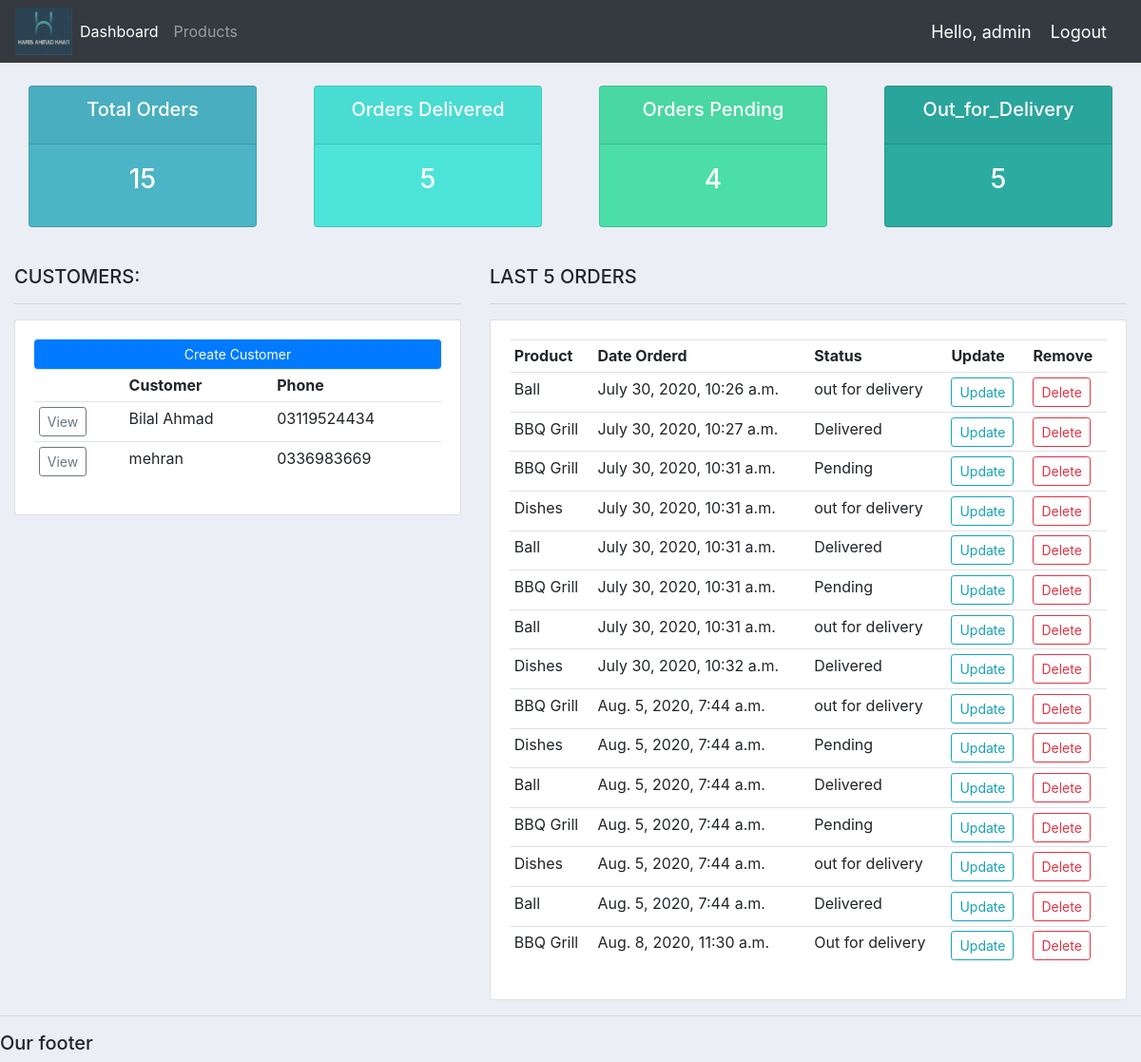
The app's page / (signed in) with its own data.
### accounts/models.py (models this page shows, shortened)
class Customer(models.Model):
    name = models.CharField(max_length=200, null=True)
    phone = models.CharField(max_length=200, null=True)
    email = models.CharField(max_length=200, null=True)
    date_created = models.DateTimeField(auto_now_add=True, null=True)

class Order(models.Model):
    STATUS = (
        ('Pending', 'Pending'),
        ('Out for delivery', 'Out for delivery'),
        ('Delivered', 'Delivered'),
    )
    customer = models.ForeignKey(Customer, null=True, on_delete=models.SET_NULL)
    product = models.ForeignKey(Product, null=True, on_delete=models.SET_NULL)
    date_created = models.DateTimeField(auto_now_add=True, null=True)
    status = models.CharField(max_length=200, null=True, choices=STATUS)
    note = models.CharField(max_length=1000, null=True)

class Product(models.Model):
    CATEGORY = (
        ('Indoor', 'Indoor'),
        ('Out Door', 'Out Door'),
    )
    name = models.CharField(max_length=200, null=True)
    price = models.FloatField(null=True)
    category = models.CharField(max_length=200, null=True, choices=CATEGORY)
    description = models.CharField(max_length=200, null=True, blank=True)
    date_created = models.DateTimeField(auto_now_add=True, null=True)
    tags = models.ManyToManyField(Tag)
    def __str__(self):
        return self.name

### accounts/views.py (the view)
# urls.py: path('', views.home, name="home"),
@login_required(login_url='login')
def home(request):
    orders = Order.objects.all()
    customers = Customer.objects.all()
    total_customers = customers.count()
    total_orders = orders.count()
    delivered = orders.filter(status='Delivered').count()
    pending = orders.filter(status='Pending').count()
    out_for_delivery = orders.filter(status='out for delivery').count()
    context = {'orders': orders, 'customers': customers,
               'total_orders': total_orders, 'delivered': delivered,
               'pending': pending, 'out_for_delivery': out_for_delivery}
    return render(request, 'accounts/dashboard.html', context)

### accounts/templates/accounts/dashboard.html
{%  extends 'accounts/main.html' %}
{% block content %}
{%  include 'accounts/status.html' %}
<br>
<div class="row">
	<div class="col-md-5">
		<h5>CUSTOMERS:</h5>
		<hr>
		<div class="card card-body">
			<a class="btn btn-primary  btn-sm btn-block" href="">Create Customer</a>
			<table class="table table-sm">
				<tr>
					<th></th>
					<th>Customer</th>
					<th>Phone</th>
				</tr>
				{% for customer in customers %}
					<tr>
						<td><a class="btn btn-outline-secondary btn-sm " href="{% url 'customer' customer.id %}">View</a></td>
						<td>{{customer.name}}</td>
						<td>{{customer.phone}}</td>
					</tr>
				{% endfor %}
			</table>
		</div>
	</div>
	<div class="col-md-7">
		<h5>LAST 5 ORDERS</h5>
		<hr>
		<div class="card card-body">
			<table class="table table-sm">
				<tr>
					<th>Product</th>
					<th>Date Orderd</th>
					<th>Status</th>
					<th>Update</th>
					<th>Remove</th>
				</tr>
				{% for order in orders %}
					<tr>
						<td>{{order.product}}</td>
						<td>{{order.date_created}}</td>
						<td>{{order.status}}</td>
						<td><a class="btn btn-outline-info btn-sm " href="{% url 'update_order' order.id %}">Update</a></td>
						<td><a class="btn btn-outline-danger btn-sm " href="{% url 'delete_order' order.id %}">Delete</a></td>
					</tr>
				{% endfor %}
			</table>
		</div>
	</div>
</div>
{% endblock %}

### accounts/templates/accounts/navbar.html (shortened to what this page needs)
{% load static %}
<nav class="navbar navbar-expand-lg navbar-dark bg-dark">
 <img id="logo" src="{% static 'images/logo.png' %}" alt="logo">
  <div class="collapse navbar-collapse" id="navbarNav">
    <ul class="navbar-nav">
      <li class="nav-item active">
        <a class="nav-link" href="{% url 'home' %}">Dashboard</a>
      </li>
      <li class="nav-item">
        <a class="nav-link" href="{% url 'products' %}">Products</a>
      </li>
    </ul>
  </div>
  <span class="hello-msg">Hello, {{request.user}}</span>
  <span ><a  class="hello-msg" href="{% url 'logout' %}">Logout</a></span>
</nav>

### static/css/main_css.css (style rules this page uses)
#logo { width: 80px; height: 50px; }
body { background-color: #ebeff5; }

### accounts/templates/accounts/navbar.html (style rules this page uses)
.hello-msg { font-size: 18px; color: #fff; margin-right: 20px; }
#logo { width: 60px; height: 50px; }

### records on screen
Customer: name "Bilal Ahmad", phone "03119524434"
Customer: name "mehran", phone "0336983669"
Order: product "Ball", date_created "July 30, 2020, 10:26 a.m.", status "out for delivery"
Order: product "BBQ Grill", date_created "July 30, 2020, 10:27 a.m.", status "Delivered"
Order: product "BBQ Grill", date_created "July 30, 2020, 10:31 a.m.", status "Pending"
Order: product "Dishes", date_created "July 30, 2020, 10:31 a.m.", status "out for delivery"
Order: product "Ball", date_created "July 30, 2020, 10:31 a.m.", status "Delivered"
Order: product "BBQ Grill", date_created "July 30, 2020, 10:31 a.m.", status "Pending"
Order: product "Ball", date_created "July 30, 2020, 10:31 a.m.", status "out for delivery"
Order: product "Dishes", date_created "July 30, 2020, 10:32 a.m.", status "Delivered"
Order: product "BBQ Grill", date_created "Aug. 5, 2020, 7:44 a.m.", status "out for delivery"
Order: product "Dishes", date_created "Aug. 5, 2020, 7:44 a.m.", status "Pending"
Order: product "Ball", date_created "Aug. 5, 2020, 7:44 a.m.", status "Delivered"
Order: product "BBQ Grill", date_created "Aug. 5, 2020, 7:44 a.m.", status "Pending"
Order: product "Dishes", date_created "Aug. 5, 2020, 7:44 a.m.", status "out for delivery"
Order: product "Ball", date_created "Aug. 5, 2020, 7:44 a.m.", status "Delivered"
Order: product "BBQ Grill", date_created "Aug. 8, 2020, 11:30 a.m.", status "Out for delivery"

### other values on screen
{{ request.user }} "admin"
{{ total_orders }} "15"
{{ delivered }} "5"
{{ pending }} "4"
{{ out_for_delivery }} "5"
